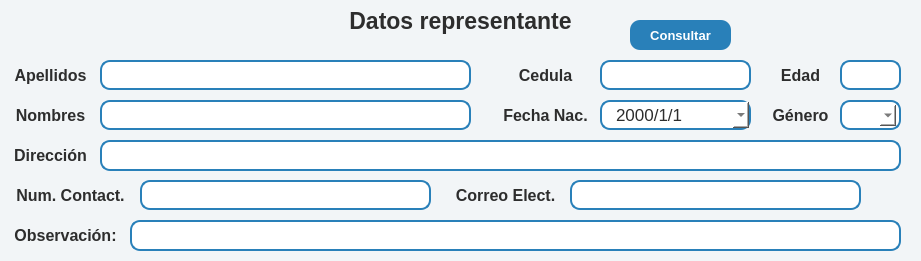
       <widget class="QWidget" name="widget_2" native="true">
        <property name="geometry">
         <rect>
          <x>0</x>
          <y>90</y>
          <width>921</width>
          <height>261</height>
         </rect>
        </property>
        <property name="styleSheet">
         <string notr="true">background-color: rgb(242, 245, 247);
border-radius: 10px;
border: white;
color: #2d2d2d;</string>
        </property>
        <widget class="QLabel" name="lblStudent_nombres_2">
         <property name="geometry">
          <rect>
           <x>10</x>
           <y>100</y>
           <width>81</width>
           <height>30</height>
          </rect>
         </property>
         <property name="minimumSize">
          <size>
           <width>0</width>
           <height>30</height>
          </size>
         </property>
         <property name="maximumSize">
          <size>
           <width>16777215</width>
           <height>30</height>
          </size>
         </property>
         <property name="font">
          <font>
           <family>Segoe UI</family>
           <pointsize>12</pointsize>
           <bold>true</bold>
          </font>
         </property>
         <property name="styleSheet">
          <string notr="true">background-color: transparent;</string>
         </property>
         <property name="text">
          <string>Nombres</string>
         </property>
         <property name="alignment">
          <set>Qt::AlignmentFlag::AlignCenter</set>
         </property>
        </widget>
        <widget class="QLineEdit" name="lneApellido_reg_estu_repre">
         <property name="geometry">
          <rect>
           <x>100</x>
           <y>60</y>
           <width>371</width>
           <height>30</height>
          </rect>
         </property>
         <property name="minimumSize">
          <size>
           <width>350</width>
           <height>30</height>
          </size>
         </property>
         <property name="maximumSize">
          <size>
           <width>400</width>
           <height>30</height>
          </size>
         </property>
         <property name="font">
          <font>
           <family>Segoe UI</family>
           <pointsize>13</pointsize>
          </font>
         </property>
         <property name="focusPolicy">
          <enum>Qt::FocusPolicy::ClickFocus</enum>
         </property>
         <property name="styleSheet">
          <string notr="true">QLineEdit {
    border: 2px solid #2980b9;
    border-radius: 10px;
    padding: 1px 4px;
    background-color: white;
}</string>
         </property>
         <property name="text">
          <string/>
         </property>
         <property name="maxLength">
          <number>100</number>
         </property>
         <property name="alignment">
          <set>Qt::AlignmentFlag::AlignLeading|Qt::AlignmentFlag::AlignLeft|Qt::AlignmentFlag::AlignVCenter</set>
         </property>
         <property name="placeholderText">
          <string/>
         </property>
        </widget>
        <widget class="QLabel" name="lblStudent_apellido_repre">
         <property name="geometry">
          <rect>
           <x>10</x>
           <y>60</y>
           <width>81</width>
           <height>30</height>
          </rect>
         </property>
         <property name="minimumSize">
          <size>
           <width>0</width>
           <height>30</height>
          </size>
         </property>
         <property name="maximumSize">
          <size>
           <width>16777215</width>
           <height>30</height>
          </size>
         </property>
         <property name="font">
          <font>
           <family>Segoe UI</family>
           <pointsize>12</pointsize>
           <bold>true</bold>
          </font>
         </property>
         <property name="styleSheet">
          <string notr="true">background-color: transparent;</string>
         </property>
         <property name="text">
          <string>Apellidos</string>
         </property>
         <property name="alignment">
          <set>Qt::AlignmentFlag::AlignCenter</set>
         </property>
        </widget>
        <widget class="QLineEdit" name="lneNombre_reg_estu_repre">
         <property name="geometry">
          <rect>
           <x>100</x>
           <y>100</y>
           <width>371</width>
           <height>30</height>
          </rect>
         </property>
         <property name="minimumSize">
          <size>
           <width>350</width>
           <height>30</height>
          </size>
         </property>
         <property name="maximumSize">
          <size>
           <width>400</width>
           <height>30</height>
          </size>
         </property>
         <property name="font">
          <font>
           <family>Segoe UI</family>
           <pointsize>13</pointsize>
          </font>
         </property>
         <property name="focusPolicy">
          <enum>Qt::FocusPolicy::ClickFocus</enum>
         </property>
         <property name="styleSheet">
          <string notr="true">QLineEdit {
    border: 2px solid #2980b9;
    border-radius: 10px;
    padding: 3px 8px;
    background-color: white;
}</string>
         </property>
         <property name="text">
          <string/>
         </property>
         <property name="maxLength">
          <number>100</number>
         </property>
         <property name="alignment">
          <set>Qt::AlignmentFlag::AlignLeading|Qt::AlignmentFlag::AlignLeft|Qt::AlignmentFlag::AlignVCenter</set>
         </property>
         <property name="placeholderText">
          <string/>
         </property>
        </widget>
        <widget class="QLabel" name="lblStudent_dir_repre">
         <property name="geometry">
          <rect>
           <x>10</x>
           <y>140</y>
           <width>81</width>
           <height>30</height>
          </rect>
         </property>
         <property name="minimumSize">
          <size>
           <width>0</width>
           <height>30</height>
          </size>
         </property>
         <property name="maximumSize">
          <size>
           <width>16777215</width>
           <height>30</height>
          </size>
         </property>
         <property name="font">
          <font>
           <family>Segoe UI</family>
           <pointsize>12</pointsize>
           <bold>true</bold>
          </font>
         </property>
         <property name="styleSheet">
          <string notr="true">background-color: transparent;</string>
         </property>
         <property name="text">
          <string>Dirección</string>
         </property>
         <property name="alignment">
          <set>Qt::AlignmentFlag::AlignCenter</set>
         </property>
        </widget>
        <widget class="QLineEdit" name="lneDir_reg_estu_repre">
         <property name="geometry">
          <rect>
           <x>100</x>
           <y>140</y>
           <width>801</width>
           <height>31</height>
          </rect>
         </property>
         <property name="minimumSize">
          <size>
           <width>400</width>
           <height>30</height>
          </size>
         </property>
         <property name="maximumSize">
          <size>
           <width>900</width>
           <height>60</height>
          </size>
         </property>
         <property name="font">
          <font>
           <family>Segoe UI</family>
           <pointsize>13</pointsize>
          </font>
         </property>
         <property name="focusPolicy">
          <enum>Qt::FocusPolicy::ClickFocus</enum>
         </property>
         <property name="styleSheet">
          <string notr="true">QLineEdit {
    border: 2px solid #2980b9;
    border-radius: 10px;
    padding: 3px 8px;
    background-color: white;
}</string>
         </property>
         <property name="text">
          <string/>
         </property>
         <property name="maxLength">
          <number>100</number>
         </property>
         <property name="alignment">
          <set>Qt::AlignmentFlag::AlignLeading|Qt::AlignmentFlag::AlignLeft|Qt::AlignmentFlag::AlignVCenter</set>
         </property>
         <property name="placeholderText">
          <string/>
         </property>
        </widget>
        <widget class="QLineEdit" name="lneEdad_reg_estu_repre">
         <property name="geometry">
          <rect>
           <x>840</x>
           <y>60</y>
           <width>61</width>
           <height>30</height>
          </rect>
         </property>
         <property name="minimumSize">
          <size>
           <width>50</width>
           <height>30</height>
          </size>
         </property>
         <property name="maximumSize">
          <size>
           <width>300</width>
           <height>30</height>
          </size>
         </property>
         <property name="font">
          <font>
           <family>Segoe UI</family>
           <pointsize>13</pointsize>
          </font>
         </property>
         <property name="focusPolicy">
          <enum>Qt::FocusPolicy::ClickFocus</enum>
         </property>
         <property name="styleSheet">
          <string notr="true">QLineEdit {
    border: 2px solid #2980b9;
    border-radius: 10px;
    padding: 3px 8px;
    background-color: white;
}</string>
         </property>
         <property name="text">
          <string/>
         </property>
         <property name="maxLength">
          <number>2</number>
         </property>
         <property name="alignment">
          <set>Qt::AlignmentFlag::AlignLeading|Qt::AlignmentFlag::AlignLeft|Qt::AlignmentFlag::AlignVCenter</set>
         </property>
         <property name="readOnly">
          <bool>true</bool>
         </property>
         <property name="placeholderText">
          <string/>
         </property>
        </widget>
        <widget class="QLabel" name="label_41">
         <property name="geometry">
          <rect>
           <x>10</x>
           <y>180</y>
           <width>121</width>
           <height>30</height>
          </rect>
         </property>
         <property name="minimumSize">
          <size>
           <width>0</width>
           <height>30</height>
          </size>
         </property>
         <property name="maximumSize">
          <size>
           <width>16777215</width>
           <height>30</height>
          </size>
         </property>
         <property name="font">
          <font>
           <family>Segoe UI</family>
           <pointsize>12</pointsize>
           <bold>true</bold>
          </font>
         </property>
         <property name="styleSheet">
          <string notr="true">background-color: transparent;</string>
         </property>
         <property name="text">
          <string>Num. Contact.</string>
         </property>
         <property name="alignment">
          <set>Qt::AlignmentFlag::AlignCenter</set>
         </property>
        </widget>
        <widget class="QLineEdit" name="lneNum_reg_estu_repre">
         <property name="geometry">
          <rect>
           <x>140</x>
           <y>180</y>
           <width>291</width>
           <height>30</height>
          </rect>
         </property>
         <property name="minimumSize">
          <size>
           <width>100</width>
           <height>30</height>
          </size>
         </property>
         <property name="maximumSize">
          <size>
           <width>400</width>
           <height>30</height>
          </size>
         </property>
         <property name="font">
          <font>
           <family>Segoe UI</family>
           <pointsize>13</pointsize>
          </font>
         </property>
         <property name="focusPolicy">
          <enum>Qt::FocusPolicy::ClickFocus</enum>
         </property>
         <property name="styleSheet">
          <string notr="true">QLineEdit {
    border: 2px solid #2980b9;
    border-radius: 10px;
    padding: 3px 8px;
    background-color: white;
}</string>
         </property>
         <property name="text">
          <string/>
         </property>
         <property name="maxLength">
          <number>12</number>
         </property>
         <property name="alignment">
          <set>Qt::AlignmentFlag::AlignLeading|Qt::AlignmentFlag::AlignLeft|Qt::AlignmentFlag::AlignVCenter</set>
         </property>
         <property name="placeholderText">
          <string/>
         </property>
        </widget>
        <widget class="QLabel" name="lblStudent_fechaNac_repre">
         <property name="geometry">
          <rect>
           <x>500</x>
           <y>100</y>
           <width>91</width>
           <height>30</height>
          </rect>
         </property>
         <property name="minimumSize">
          <size>
           <width>0</width>
           <height>30</height>
          </size>
         </property>
         <property name="maximumSize">
          <size>
           <width>16777215</width>
           <height>30</height>
          </size>
         </property>
         <property name="font">
          <font>
           <family>Segoe UI</family>
           <pointsize>12</pointsize>
           <bold>true</bold>
          </font>
         </property>
         <property name="styleSheet">
          <string notr="true">background-color: transparent;</string>
         </property>
         <property name="text">
          <string>Fecha Nac.</string>
         </property>
         <property name="alignment">
          <set>Qt::AlignmentFlag::AlignCenter</set>
         </property>
        </widget>
        <widget class="QLabel" name="lblStudent_edad_repre">
         <property name="geometry">
          <rect>
           <x>770</x>
           <y>60</y>
           <width>61</width>
           <height>30</height>
          </rect>
         </property>
         <property name="minimumSize">
          <size>
           <width>0</width>
           <height>30</height>
          </size>
         </property>
         <property name="maximumSize">
          <size>
           <width>16777215</width>
           <height>30</height>
          </size>
         </property>
         <property name="font">
          <font>
           <family>Segoe UI</family>
           <pointsize>12</pointsize>
           <bold>true</bold>
          </font>
         </property>
         <property name="styleSheet">
          <string notr="true">background-color: transparent;</string>
         </property>
         <property name="text">
          <string>Edad</string>
         </property>
         <property name="alignment">
          <set>Qt::AlignmentFlag::AlignCenter</set>
         </property>
        </widget>
        <widget class="QLineEdit" name="lneCedula_reg_estu_repre">
         <property name="geometry">
          <rect>
           <x>600</x>
           <y>60</y>
           <width>151</width>
           <height>30</height>
          </rect>
         </property>
         <property name="minimumSize">
          <size>
           <width>100</width>
           <height>30</height>
          </size>
         </property>
         <property name="maximumSize">
          <size>
           <width>300</width>
           <height>30</height>
          </size>
         </property>
         <property name="font">
          <font>
           <family>Segoe UI</family>
           <pointsize>13</pointsize>
          </font>
         </property>
         <property name="focusPolicy">
          <enum>Qt::FocusPolicy::ClickFocus</enum>
         </property>
         <property name="styleSheet">
          <string notr="true">QLineEdit {
    border: 2px solid #2980b9;
    border-radius: 10px;
    padding: 3px 8px;
    background-color: white;
}</string>
         </property>
         <property name="text">
          <string/>
         </property>
         <property name="maxLength">
          <number>10</number>
         </property>
         <property name="alignment">
          <set>Qt::AlignmentFlag::AlignLeading|Qt::AlignmentFlag::AlignLeft|Qt::AlignmentFlag::AlignVCenter</set>
         </property>
         <property name="placeholderText">
          <string/>
         </property>
        </widget>
        <widget class="QLineEdit" name="lneCorreo_reg_estu_repre">
         <property name="geometry">
          <rect>
           <x>570</x>
           <y>180</y>
           <width>291</width>
           <height>30</height>
          </rect>
         </property>
         <property name="minimumSize">
          <size>
           <width>100</width>
           <height>30</height>
          </size>
         </property>
         <property name="maximumSize">
          <size>
           <width>400</width>
           <height>30</height>
          </size>
         </property>
         <property name="font">
          <font>
           <family>Segoe UI</family>
           <pointsize>13</pointsize>
          </font>
         </property>
         <property name="focusPolicy">
          <enum>Qt::FocusPolicy::ClickFocus</enum>
         </property>
         <property name="styleSheet">
          <string notr="true">QLineEdit {
    border: 2px solid #2980b9;
    border-radius: 10px;
    padding: 3px 8px;
    background-color: white;
}</string>
         </property>
         <property name="text">
          <string/>
         </property>
         <property name="maxLength">
          <number>100</number>
         </property>
         <property name="alignment">
          <set>Qt::AlignmentFlag::AlignLeading|Qt::AlignmentFlag::AlignLeft|Qt::AlignmentFlag::AlignVCenter</set>
         </property>
         <property name="placeholderText">
          <string/>
         </property>
        </widget>
        <widget class="QLabel" name="label_38">
         <property name="geometry">
          <rect>
           <x>450</x>
           <y>180</y>
           <width>111</width>
           <height>30</height>
          </rect>
         </property>
         <property name="minimumSize">
          <size>
           <width>0</width>
           <height>30</height>
          </size>
         </property>
         <property name="maximumSize">
          <size>
           <width>16777215</width>
           <height>30</height>
          </size>
         </property>
         <property name="font">
          <font>
           <family>Segoe UI</family>
           <pointsize>12</pointsize>
           <bold>true</bold>
          </font>
         </property>
         <property name="styleSheet">
          <string notr="true">background-color: transparent;</string>
         </property>
         <property name="text">
          <string>Correo Elect.</string>
         </property>
         <property name="alignment">
          <set>Qt::AlignmentFlag::AlignCenter</set>
         </property>
        </widget>
        <widget class="QLabel" name="lblStudent_genero_repre">
         <property name="geometry">
          <rect>
           <x>770</x>
           <y>100</y>
           <width>61</width>
           <height>30</height>
          </rect>
         </property>
         <property name="minimumSize">
          <size>
           <width>0</width>
           <height>30</height>
          </size>
         </property>
         <property name="maximumSize">
          <size>
           <width>16777215</width>
           <height>30</height>
          </size>
         </property>
         <property name="font">
          <font>
           <family>Segoe UI</family>
           <pointsize>12</pointsize>
           <bold>true</bold>
          </font>
         </property>
         <property name="styleSheet">
          <string notr="true">background-color: transparent;</string>
         </property>
         <property name="text">
          <string>Género</string>
         </property>
         <property name="alignment">
          <set>Qt::AlignmentFlag::AlignCenter</set>
         </property>
        </widget>
        <widget class="QLabel" name="lblTitulo_registro_estudiante_2">
         <property name="geometry">
          <rect>
           <x>0</x>
           <y>0</y>
           <width>921</width>
           <height>41</height>
          </rect>
         </property>
         <property name="font">
          <font>
           <family>Segoe UI</family>
           <pointsize>17</pointsize>
           <bold>true</bold>
          </font>
         </property>
         <property name="styleSheet">
          <string notr="true"/>
         </property>
         <property name="text">
          <string>Datos representante</string>
         </property>
         <property name="alignment">
          <set>Qt::AlignmentFlag::AlignCenter</set>
         </property>
        </widget>
        <widget class="QLabel" name="lblStudent_fechaNac_repre_4">
         <property name="geometry">
          <rect>
           <x>500</x>
           <y>60</y>
           <width>91</width>
           <height>30</height>
          </rect>
         </property>
         <property name="minimumSize">
          <size>
           <width>0</width>
           <height>30</height>
          </size>
         </property>
         <property name="maximumSize">
          <size>
           <width>16777215</width>
           <height>30</height>
          </size>
         </property>
         <property name="font">
          <font>
           <family>Segoe UI</family>
           <pointsize>12</pointsize>
           <bold>true</bold>
          </font>
         </property>
         <property name="styleSheet">
          <string notr="true">background-color: transparent;</string>
         </property>
         <property name="text">
          <string>Cedula</string>
         </property>
         <property name="alignment">
          <set>Qt::AlignmentFlag::AlignCenter</set>
         </property>
        </widget>
        <widget class="QDateEdit" name="lneFechaNac_reg_estu_repre">
         <property name="geometry">
          <rect>
           <x>600</x>
           <y>100</y>
           <width>151</width>
           <height>30</height>
          </rect>
         </property>
         <property name="minimumSize">
          <size>
           <width>151</width>
           <height>30</height>
          </size>
         </property>
         <property name="maximumSize">
          <size>
           <width>151</width>
           <height>30</height>
          </size>
         </property>
         <property name="font">
          <font>
           <family>Segoe UI</family>
           <pointsize>13</pointsize>
          </font>
         </property>
         <property name="focusPolicy">
          <enum>Qt::FocusPolicy::ClickFocus</enum>
         </property>
         <property name="styleSheet">
          <string notr="true">QDateEdit {
    border: 2px solid #2980b9;
    border-radius: 10px;
    padding: 3px 12px;
    background-color: white;
}
/* Vista de días (el grid del calendario) */
QDateEdit QAbstractItemView {
    background-color: white;
    color: #2d2d2d;
    selection-background-color: #2980b9;
    selection-color: white;
}
/* Botones de navegación (mes anterior/siguiente) y combos de mes/año */
QCalendarWidget QWidget#qt_calendar_navigationbar {
    background-color: #90caf9;   /* Fondo del encabezado */
}

QCalendarWidget QToolButton {
    color: #2d2d2d;              /* Texto de mes y año */
    background-color: transparent;
    font-weight: bold;
    border: none;
    padding: 4px 8px;
}

QCalendarWidget QToolButton:hover {
    background-color: #d6eaff;   /* Hover sobre mes/año o flechas */
    border-radius: 4px;
}

/* Hover sobre los días */
QDateEdit QAbstractItemView::item:hover {
    background-color: #2980b9;   /* azul claro */
    color: #000;
}
</string>
         </property>
         <property name="displayFormat">
          <string>yyyy/M/d</string>
         </property>
         <property name="calendarPopup">
          <bool>true</bool>
         </property>
        </widget>
        <widget class="QPushButton" name="btnConsult_ci_repre">
         <property name="geometry">
          <rect>
           <x>630</x>
           <y>20</y>
           <width>101</width>
           <height>30</height>
          </rect>
         </property>
         <property name="sizePolicy">
          <sizepolicy hsizetype="Minimum" vsizetype="Fixed">
           <horstretch>0</horstretch>
           <verstretch>0</verstretch>
          </sizepolicy>
         </property>
         <property name="minimumSize">
          <size>
           <width>60</width>
           <height>30</height>
          </size>
         </property>
         <property name="maximumSize">
          <size>
           <width>300</width>
           <height>60</height>
          </size>
         </property>
         <property name="font">
          <font>
           <family>Segoe UI</family>
           <pointsize>10</pointsize>
           <bold>true</bold>
          </font>
         </property>
         <property name="cursor">
          <cursorShape>PointingHandCursor</cursorShape>
         </property>
         <property name="layoutDirection">
          <enum>Qt::LayoutDirection::LeftToRight</enum>
         </property>
         <property name="styleSheet">
          <string notr="true">QPushButton {
	background-color: #2980b9;
    color: #FFFFFF;
    border: none;
    padding: 8px 10px;
    border-radius: 10px;
}
QPushButton:hover {
	background-color: #0D47A1
}</string>
         </property>
         <property name="text">
          <string>Consultar</string>
         </property>
         <property name="icon">
          <iconset resource="../icons/resources_ui.qrc">
           <normaloff>:/icons/buscar_white.png</normaloff>:/icons/buscar_white.png</iconset>
         </property>
         <property name="iconSize">
          <size>
           <width>15</width>
           <height>15</height>
          </size>
         </property>
        </widget>
        <widget class="QFrame" name="frseccion_3">
         <property name="geometry">
          <rect>
           <x>840</x>
           <y>100</y>
           <width>61</width>
           <height>30</height>
          </rect>
         </property>
         <property name="minimumSize">
          <size>
           <width>50</width>
           <height>30</height>
          </size>
         </property>
         <property name="maximumSize">
          <size>
           <width>200</width>
           <height>40</height>
          </size>
         </property>
         <property name="styleSheet">
          <string notr="true">QFrame{
	background-color: white;
	border: 1.5px solid #2980b9;
	border-radius: 10px;
}
QComboBox{
	background-color: white;
}
QComboBox QAbstractItemView {
    border: 1px solid #ccc;
    border-radius: 5px;
    background-color: white;
    color: #333;
}
</string>
         </property>
         <property name="frameShape">
          <enum>QFrame::Shape::StyledPanel</enum>
         </property>
         <property name="frameShadow">
          <enum>QFrame::Shadow::Raised</enum>
         </property>
         <widget class="QComboBox" name="cbxGenero_reg_estu_repre">
          <property name="geometry">
           <rect>
            <x>5</x>
            <y>5</y>
            <width>51</width>
            <height>21</height>
           </rect>
          </property>
          <property name="maximumSize">
           <size>
            <width>180</width>
            <height>30</height>
           </size>
          </property>
          <property name="font">
           <font>
            <family>Segoe UI</family>
            <pointsize>12</pointsize>
            <bold>true</bold>
           </font>
          </property>
          <property name="cursor">
           <cursorShape>PointingHandCursor</cursorShape>
          </property>
          <property name="styleSheet">
           <string notr="true"/>
          </property>
          <property name="iconSize">
           <size>
            <width>5</width>
            <height>5</height>
           </size>
          </property>
          <item>
           <property name="text">
            <string/>
           </property>
          </item>
          <item>
           <property name="text">
            <string>M</string>
           </property>
          </item>
          <item>
           <property name="text">
            <string>F</string>
           </property>
          </item>
         </widget>
        </widget>
        <widget class="QLineEdit" name="lneObser_reg_estu_repre">
         <property name="geometry">
          <rect>
           <x>130</x>
           <y>220</y>
           <width>771</width>
           <height>31</height>
          </rect>
         </property>
         <property name="minimumSize">
          <size>
           <width>400</width>
           <height>30</height>
          </size>
         </property>
         <property name="maximumSize">
          <size>
           <width>900</width>
           <height>60</height>
          </size>
         </property>
         <property name="font">
          <font>
           <family>Segoe UI</family>
           <pointsize>13</pointsize>
          </font>
         </property>
         <property name="focusPolicy">
          <enum>Qt::FocusPolicy::ClickFocus</enum>
         </property>
         <property name="styleSheet">
          <string notr="true">QLineEdit {
    border: 2px solid #2980b9;
    border-radius: 10px;
    padding: 3px 8px;
    background-color: white;
}</string>
         </property>
         <property name="text">
          <string/>
         </property>
         <property name="maxLength">
          <number>200</number>
         </property>
         <property name="alignment">
          <set>Qt::AlignmentFlag::AlignLeading|Qt::AlignmentFlag::AlignLeft|Qt::AlignmentFlag::AlignVCenter</set>
         </property>
         <property name="placeholderText">
          <string/>
         </property>
        </widget>
        <widget class="QLabel" name="lblStudent_dir_repre_2">
         <property name="geometry">
          <rect>
           <x>10</x>
           <y>220</y>
           <width>111</width>
           <height>30</height>
          </rect>
         </property>
         <property name="minimumSize">
          <size>
           <width>0</width>
           <height>30</height>
          </size>
         </property>
         <property name="maximumSize">
          <size>
           <width>16777215</width>
           <height>30</height>
          </size>
         </property>
         <property name="font">
          <font>
           <family>Segoe UI</family>
           <pointsize>12</pointsize>
           <bold>true</bold>
          </font>
         </property>
         <property name="styleSheet">
          <string notr="true">background-color: transparent;</string>
         </property>
         <property name="text">
          <string>Observación:</string>
         </property>
         <property name="alignment">
          <set>Qt::AlignmentFlag::AlignCenter</set>
         </property>
        </widget>
       </widget>
